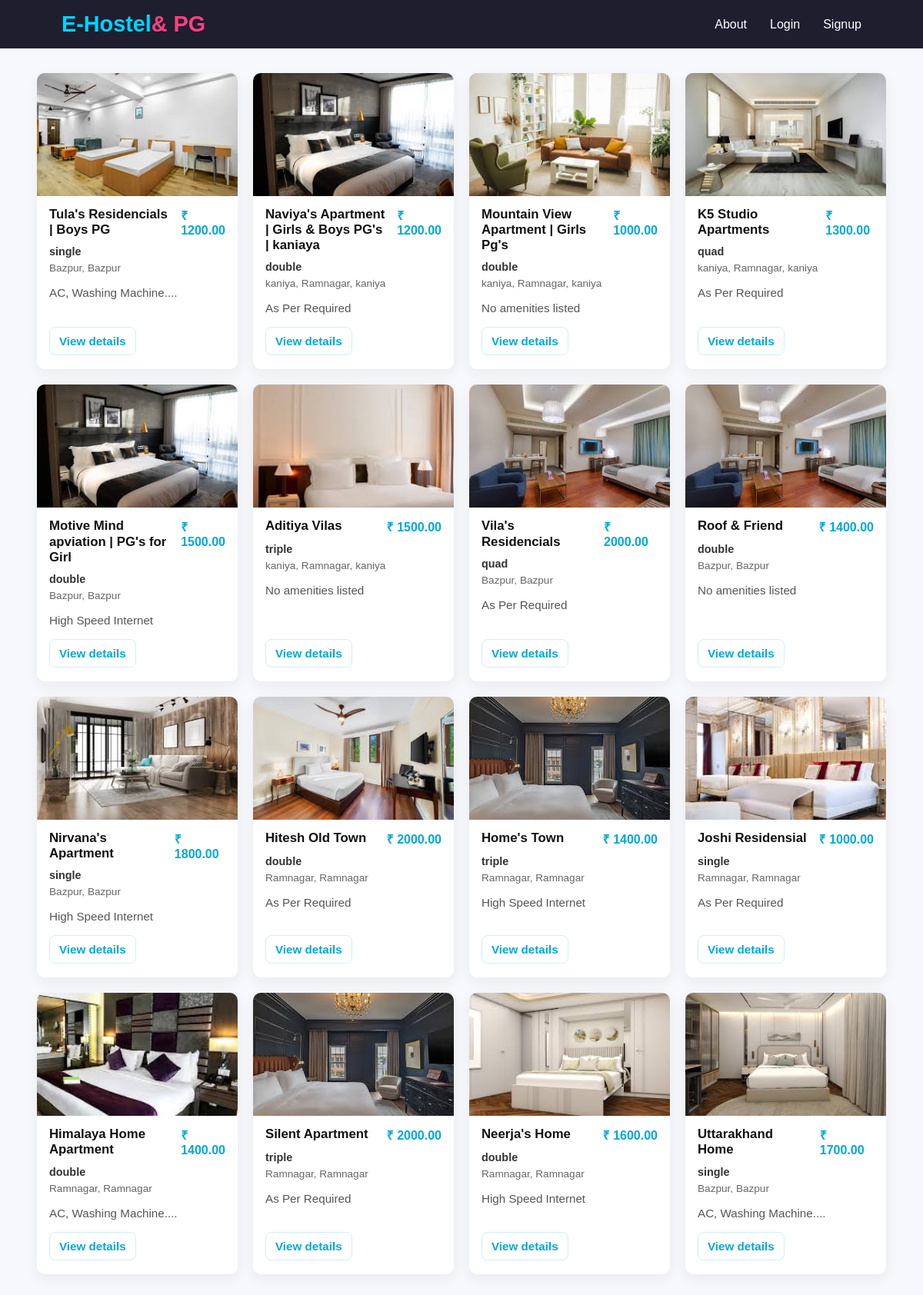
The app's page /pgs/, older data.
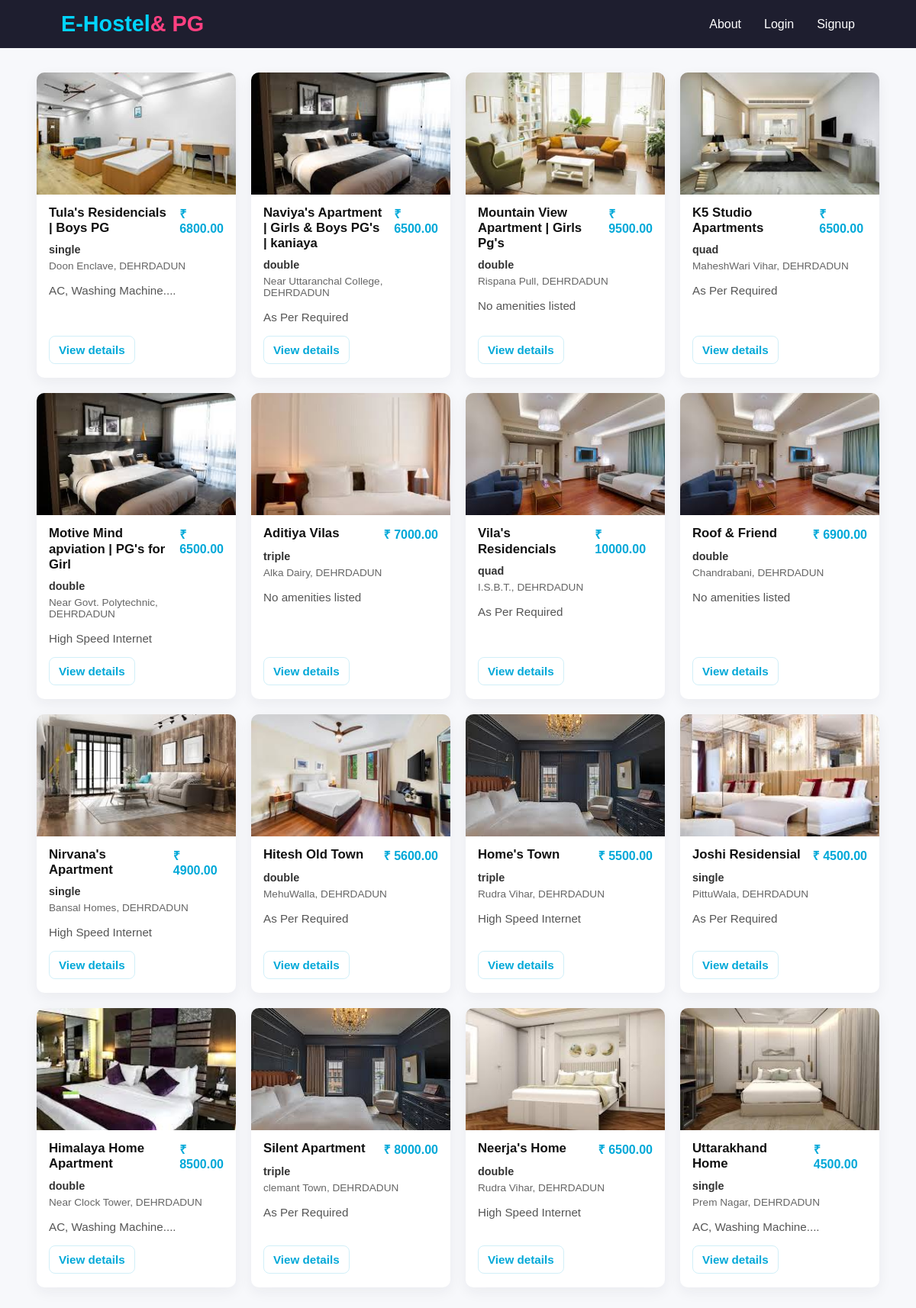
The same page, newer data.
### pgs/models.py (models this page shows, shortened)
class PgListing(models.Model):
    owner = models.ForeignKey(Users, on_delete=models.CASCADE)
    title = models.CharField(max_length=100)
    slug = models.SlugField(max_length=200,unique=True)
    description = models.TextField()
    address = models.CharField(max_length=255)
    city = models.CharField(max_length=100)
    state = models.CharField(max_length=100)
    pin_code = models.CharField(max_length=10)
    price_per_month = models.DecimalField(max_digits=10, decimal_places=2)
    available_from = models.DateField(auto_now_add=False)
    is_available = models.BooleanField(default=True)
    type_of_pg = models.CharField(max_length=20,blank=True,null=True, choices=[
        ('boys','Boys'),
        ('girls','Girls'),
        ('coed','Coed'),
        ('family','Family')
    ])
    amenities = models.TextField(help_text="Comma-separated list of amenities", blank=True, null=True)
    sharing_type = models.CharField(max_length=20, choices=[
        ('single','Single'),
        ('double','Double'),
        ('triple','Triple'),
        ('quad','Quad'),
    ])
    created_at = models.DateTimeField(auto_now_add=True)
    updated_at = models.DateTimeField(auto_now=True)

### pgs/views.py (the view)
# urls.py: path('pgs/', include('pgs.urls')),
def pgs(request):
    pgs = PgListing.objects.filter(owner__is_owner=True)
    context = {
        'pgs': pgs
    }
    return render(request, 'pgs/pgs.html', context)

### users/context_processors.py (called while the page is built)
def booking_counts(request):
    pending = 0
    confirmed = 0
    user = getattr(request, 'user', None)
    if user and user.is_authenticated:
        pending = Booking.objects.filter(tenant=user, status='pending').count()
        confirmed = Booking.objects.filter(tenant=user, status='confirmed').count()
    return {
        'pending_bookings_count': pending,
        'confirmed_bookings_count': confirmed,
    }

### templates/pgs/pgs.html (shortened to what this page needs)
{% extends "base.html" %}
{% load static %}
{% block newlink %}
<link rel="stylesheet" href="{% static 'css/pgs.css' %}">
{% endblock %}
{% block content %}
<section class="pgs-page">
  <div class="container">
    {% if pgs %}
      <div class="grid">
        {% for pg in pgs %}
          <article class="card" aria-labelledby="title-{{ forloop.counter }}">
            <a class="cover-link" href="{% url 'pg_detail' pg.slug %}">
              <div class="cover">
                {% if pg.images.all %}
                  {% for pgimg in pg.images.all %}
                    {% if forloop.first %}
                      <img src="{{ pgimg.pg_image.url }}" alt="{{ pg.title }}">
                    {% endif %}
                  {% endfor %}
                {% else %}
                  <img src="{% static 'images/pg-placeholder.png' %}" alt="No image">
                {% endif %}
              </div>
            </a>
            <div class="card-body">
              <div class="card-top">
                <h3 id="title-{{ forloop.counter }}">{{ pg.title }}</h3>
                <div class="price">₹ {{ pg.price_per_month }}</div>
              </div>
              <div class="meta">
                <span class="sharing">{{ pg.sharing_type }}</span>
                <span class="pin">{{ pg.address }}, {{ pg.city }}</span>
              </div>
              <p class="amenities">{{ pg.amenities|default:"No amenities listed" }}</p>
              <div class="card-actions">
                <a class="button outline" href="{% url 'pg_detail' pg.slug %}">View details</a>
              </div>
            </div>
          </article>
        {% endfor %}
      </div>
    {% else %}
      <div class="empty">
        <p>No PGs found.</p>
      </div>
    {% endif %}
  </div>
</section>
{% endblock %}

Row changes from the older to the newer data that the page shows:
changed PgListing "Tula's Residencials | Boys PG": price_per_month "1200.00" → "6800.00"; address "Bazpur" → "Doon Enclave"; city "Bazpur" → "DEHRDADUN"
changed PgListing "Naviya's Apartment | Girls & Boys PG's | kaniaya": price_per_month "1200.00" → "6500.00"; address "kaniya, Ramnagar" → "Near Uttaranchal College"; city "kaniya" → "DEHRDADUN"
changed PgListing "Mountain View Apartment | Girls Pg's": price_per_month "1000.00" → "9500.00"; address "kaniya, Ramnagar" → "Rispana Pull"; city "kaniya" → "DEHRDADUN"
changed PgListing "K5 Studio Apartments": price_per_month "1300.00" → "6500.00"; address "kaniya, Ramnagar" → "MaheshWari Vihar"; city "kaniya" → "DEHRDADUN"
changed PgListing "Motive Mind apviation | PG's for Girl": price_per_month "1500.00" → "6500.00"; address "Bazpur" → "Near Govt. Polytechnic"; city "Bazpur" → "DEHRDADUN"
changed PgListing "Aditiya Vilas": price_per_month "1500.00" → "7000.00"; address "kaniya, Ramnagar" → "Alka Dairy"; city "kaniya" → "DEHRDADUN"
changed PgListing "Vila's Residencials": price_per_month "2000.00" → "10000.00"; address "Bazpur" → "I.S.B.T."; city "Bazpur" → "DEHRDADUN"
changed PgListing "Roof & Friend": price_per_month "1400.00" → "6900.00"; address "Bazpur" → "Chandrabani"; city "Bazpur" → "DEHRDADUN"
changed PgListing "Nirvana's Apartment": price_per_month "1800.00" → "4900.00"; address "Bazpur" → "Bansal Homes"; city "Bazpur" → "DEHRDADUN"
changed PgListing "Hitesh Old Town": price_per_month "2000.00" → "5600.00"; address "Ramnagar" → "MehuWalla"; city "Ramnagar" → "DEHRDADUN"
changed PgListing "Home's Town": price_per_month "1400.00" → "5500.00"; address "Ramnagar" → "Rudra Vihar"; city "Ramnagar" → "DEHRDADUN"
changed PgListing "Joshi Residensial": price_per_month "1000.00" → "4500.00"; address "Ramnagar" → "PittuWala"; city "Ramnagar" → "DEHRDADUN"
changed PgListing "Himalaya Home Apartment": price_per_month "1400.00" → "8500.00"; address "Ramnagar" → "Near Clock Tower"; city "Ramnagar" → "DEHRDADUN"
changed PgListing "Silent Apartment": price_per_month "2000.00" → "8000.00"; address "Ramnagar" → "clemant Town"; city "Ramnagar" → "DEHRDADUN"
changed PgListing "Neerja's Home": price_per_month "1600.00" → "6500.00"; address "Ramnagar" → "Rudra Vihar"; city "Ramnagar" → "DEHRDADUN"
changed PgListing "Uttarakhand Home": price_per_month "1700.00" → "4500.00"; address "Bazpur" → "Prem Nagar"; city "Bazpur" → "DEHRDADUN"
